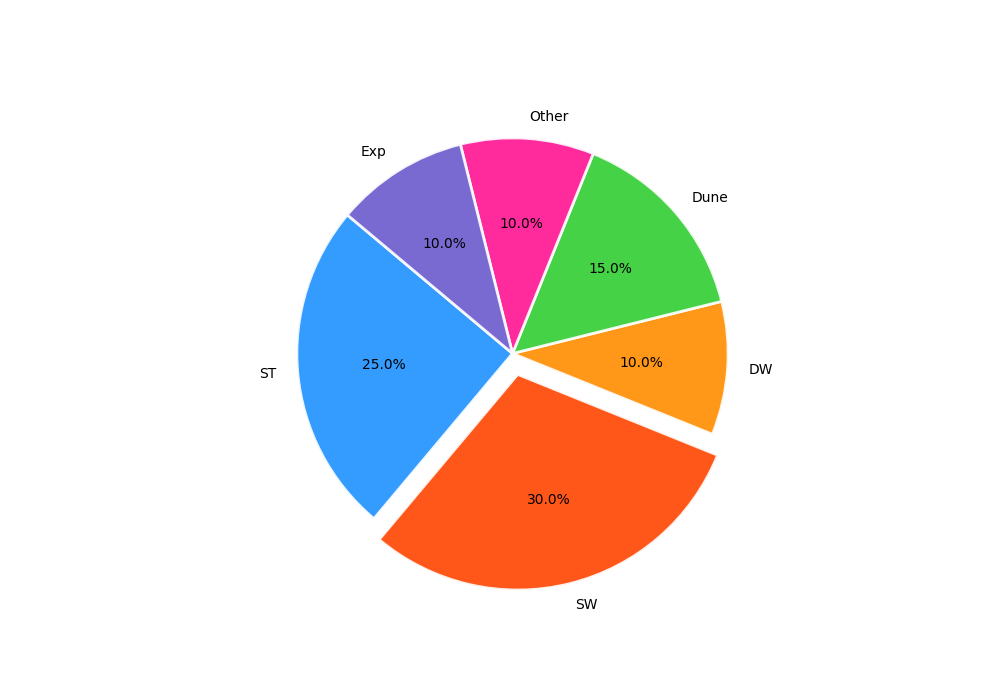

Write Python code to recreate this figure.
import matplotlib.pyplot as plt

franchises = ['ST', 'SW', 'DW', 'Dune', 'Other', 'Exp']
popularity_percentages = [25, 30, 10, 15, 10, 10]  # Shuffled values within the list
colors = ['#1e90ff', '#ff4500', '#ff8c00', '#32cd32', '#ff1493', '#6a5acd']  # Shuffled colors to match data
explode = (0, 0.1, 0, 0, 0, 0)  # Shuffled explode to match the highest value

fig, ax = plt.subplots(figsize=(10, 7))
ax.pie(
    popularity_percentages, 
    explode=explode, 
    labels=franchises, 
    autopct='%1.1f%%', 
    startangle=140, 
    colors=colors, 
    wedgeprops=dict(edgecolor='white', linewidth=2, alpha=0.9)
)

ax.set_aspect('equal')
plt.show()
